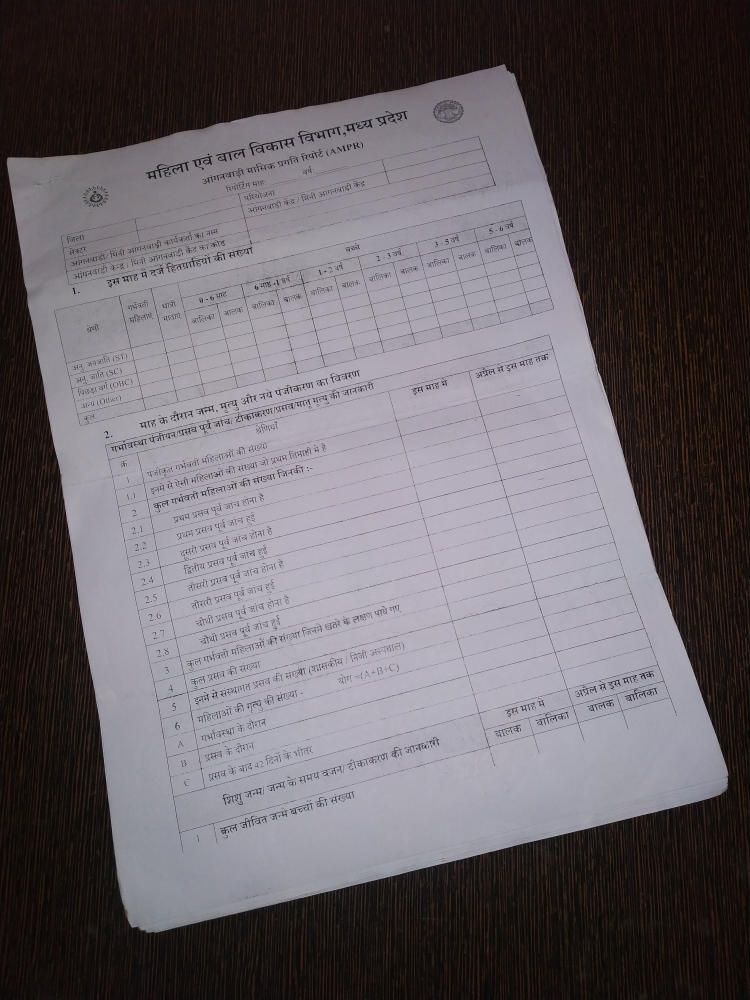
#> input picture img/1.jpg, 3000 x 4000 px (shown at 1/4 size)
$ python page_selection.py --input_image img/1.jpg
#> lines starting #> are read from the running program, lines starting #| are printed output that depends on the picture; after the words box and inside, x2 and y2 are one past the last pixel; in counts of white or black regions, pixels touching at a corner belong together
### pagecontour.py
import numpy as np
import cv2


def resize(img, height=800):
    # Resize image to given height (to speed up process)
    rat = height / img.shape[0]
    return cv2.resize(img, (int(rat * img.shape[1]), height))

def fourCornersSort(pts):
    # Sort corners: top-left,top-right,bot-right, bot-left

    # Difference and sum of x and y value
    diff = np.diff(pts, axis=1)
    summ = pts.sum(axis=1)

    # Top-left point has smallest sum...
    # np.argmin() returns INDEX of min
    return np.array([pts[np.argmin(summ)],
                     pts[np.argmin(diff)],
                     pts[np.argmax(summ)],
                    pts[np.argmax(diff)] ])

def contourOffset(cnt, offset):
    # Offset contour, by 5px border

    # Matrix addition
    cnt += offset

    # if value < 0 => replace it by 0
    cnt[cnt < 0] = 0
    return cnt


def pagecontour(input_image):

    # Load image and convert it from BGR to RGB
    image = cv2.cvtColor(input_image, cv2.COLOR_BGR2RGB)

    # Resize and convert to grayscale
    img = cv2.cvtColor(resize(image), cv2.COLOR_BGR2GRAY)

    # Bilateral filter to preserve edges
    img = cv2.bilateralFilter(img, 9, 75, 75)

    # Create black and white image based on adaptive threshold
    img = cv2.adaptiveThreshold(img, 255, cv2.ADAPTIVE_THRESH_GAUSSIAN_C, cv2.THRESH_BINARY, 115, 4)

    # blurring to clear small details
    img = cv2.medianBlur(img, 11)

    # Add black border in case that page is touching an image border
    img = cv2.copyMakeBorder(img, 5, 5, 5, 5, cv2.BORDER_CONSTANT, value=[0, 0, 0])

    edges = cv2.Canny(img, 200, 250)


    # Getting contours
    contours, hierarchy = cv2.findContours(edges, cv2.RETR_TREE, cv2.CHAIN_APPROX_SIMPLE)

    # Finding contour of biggest rectangle
    # Otherwise return corners of original image

    height = edges.shape[0]
    width = edges.shape[1]
    MAX_COUNTOUR_AREA = (width - 10) * (height - 10) # 5px border considered

    # Page fill at least half of image, then saving max area found
    maxAreaFound = MAX_COUNTOUR_AREA * 0.5

    # Saving page contour
    pageContour = np.array([[[5, 5]], [[5, height-5]], [[width-5, height-5]], [[width-5, 5]]])

    # Go through all contours
    for cnt in contours:
        # Simplify contour
        perimeter = cv2.arcLength(cnt, True)
        approx = cv2.approxPolyDP(cnt, 0.03 * perimeter, True)

        # Page has 4 corners and it is convex
        # Page area must be bigger than maxAreaFound
        if (len(approx) == 4 and
                cv2.isContourConvex(approx) and
                maxAreaFound < cv2.contourArea(approx) < MAX_COUNTOUR_AREA):

            maxAreaFound = cv2.contourArea(approx)
            pageContour = approx


    # Sort and offset corners
    pageContour = fourCornersSort(pageContour[:, 0])
    pageContour = contourOffset(pageContour, (-5, -5))
    sPoints = pageContour.dot(image.shape[0] / 800)
    return sPoints.astype(int)

### page_selection.py
import os
import argparse
import numpy as np
import cv2
from pagecontour import pagecontour


class quadrilateral:

    """
            c0    mp0   c1
                *----*----*
                -----------
            mp3 *---------* mp1
                -----------
                *----*----*
            c3    mp2   c2

    """

    def __init__(self,pagecontourpoints, r=5, border_color=(255, 0, 0),
                  corner_color=(0, 0, 255)):
        # Initialize the contours
        self.contours = np.array([[pagecontourpoints[0,0] + r, pagecontourpoints[0,1] + r], # c1
                               [pagecontourpoints[1,0] + r, pagecontourpoints[1,1] - r],    # c2
                               [pagecontourpoints[2,0] - r, pagecontourpoints[2,1] - r],    # c3
                               [pagecontourpoints[3,0] - r, pagecontourpoints[3,1] + r]])   # c4


        # get mp1,mp2,mp3 and mp4
        self.middlepoints=self.get_middlepoints()

        # get slope of edges
        self.slope = np.array([((self.contours[(i+1)%4,1]-self.contours[i,1])/(self.contours[(i+1)%4,0]-self.contours[i,0]))
                            for i in range(len(self.contours))]).astype("float32")


        # Initialize the radius of the corners
        self.r = r
        # Initialize the colors of the quadrilateral

        self.border_color = border_color
        self.corner_color = corner_color

    def get_middlepoints(self):
        return np.array([((self.contours[i,0]+self.contours[(i+1)%4,0])//2,
                                (self.contours[i,1]+self.contours[(i+1)%4,1])//2)
                                for i in range(len(self.contours))]).astype("int")

    # [73 lines left out: functions get_corner_index, get_middlepoint_index, update_corner_and_middlepoint, not called in this run]


class Scanner():

    def __init__(self, input_path, output_path):
#> called with input_path = 'img/1.jpg', output_path = 'img/1_scanned.jpg'
        self.input = cv2.imread(input_path)
#> self.input is the input picture: shape (4000, 3000, 3); mean B, G, R 101.8, 97.1, 102.8
        self.shape = self.input.shape[:-1] #height*width
#> self.shape = (4000, 3000)
        self.size = tuple(list(self.shape)[::-1])
#> self.size = (3000, 4000)
        self.output_path = output_path
        self.pagecontourpoints=pagecontour(self.input)
#> in resize, `return cv2.resize(img, (int(rat * img.shape[1]), height))`:
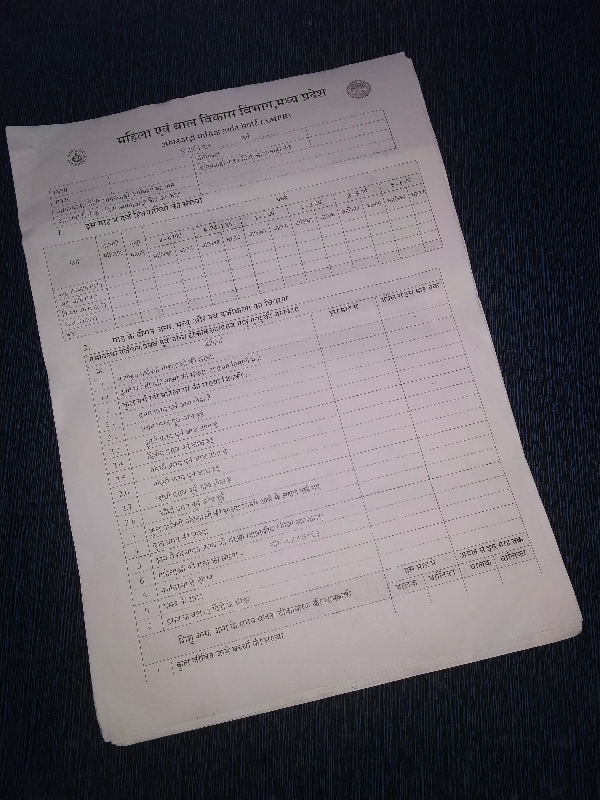
#> returned value: shape (800, 600, 3); mean of channels 0, 1, 2 102.8, 97.1, 101.8; drawn as B, G, R
#> in pagecontour, `img = cv2.adaptiveThreshold(img, 255, cv2.ADAPTIVE_THRESH_GAUSSIAN_C, ..`:
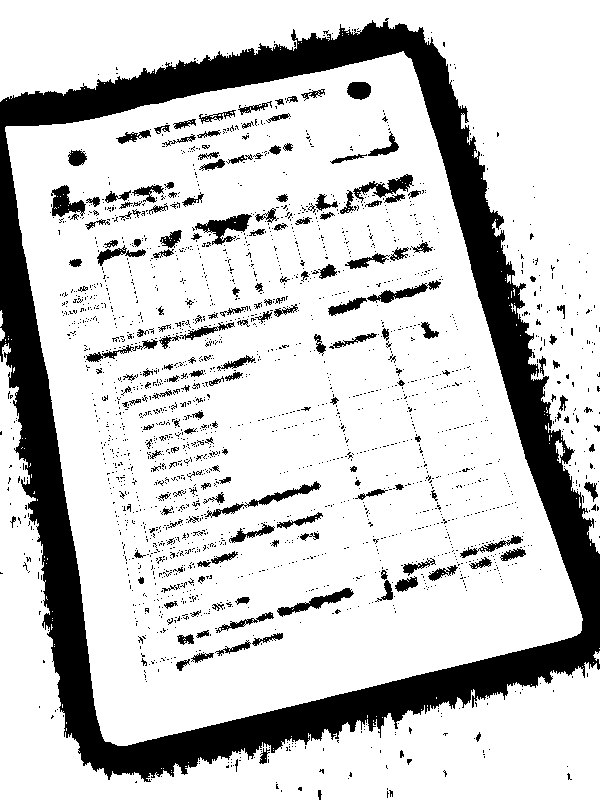
#> img: shape (800, 600); 80.3% white; 2253 black regions (2060 under 20 px), largest, box (x1, y1, x2, y2) and area: (0, 18, 600, 782) 71434, (195, 214, 252, 245) 726, (205, 481, 321, 518) 652
#> in pagecontour, `img = cv2.medianBlur(img, 11)`:
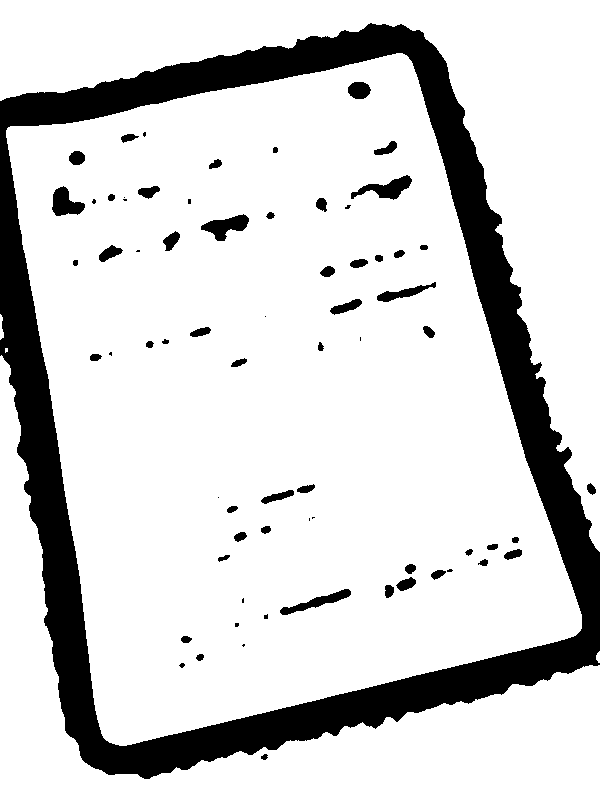
#> img: shape (800, 600); 83.5% white; 70 black regions (18 under 20 px), largest, box (x1, y1, x2, y2) and area: (0, 23, 600, 779) 71840, (351, 175, 412, 200) 662, (201, 214, 249, 241) 652
#> in pagecontour, `img = cv2.copyMakeBorder(img, 5, 5, 5, 5, cv2.BORDER_CONSTANT, value=[..`:
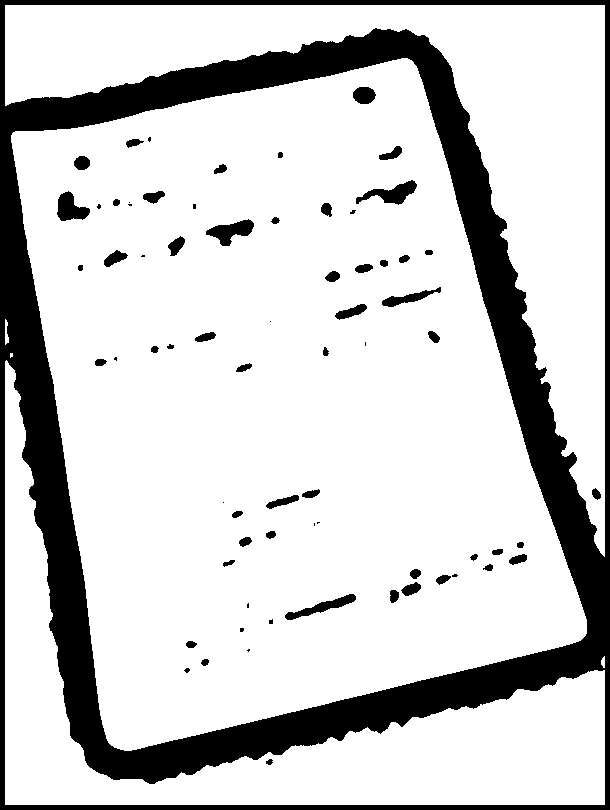
#> img: shape (810, 610); 81.1% white; 70 black regions (18 under 20 px), largest, box (x1, y1, x2, y2) and area: (0, 0, 610, 810) 85940, (356, 180, 417, 205) 662, (206, 219, 254, 246) 652
#> in pagecontour, `edges = cv2.Canny(img, 200, 250)`:
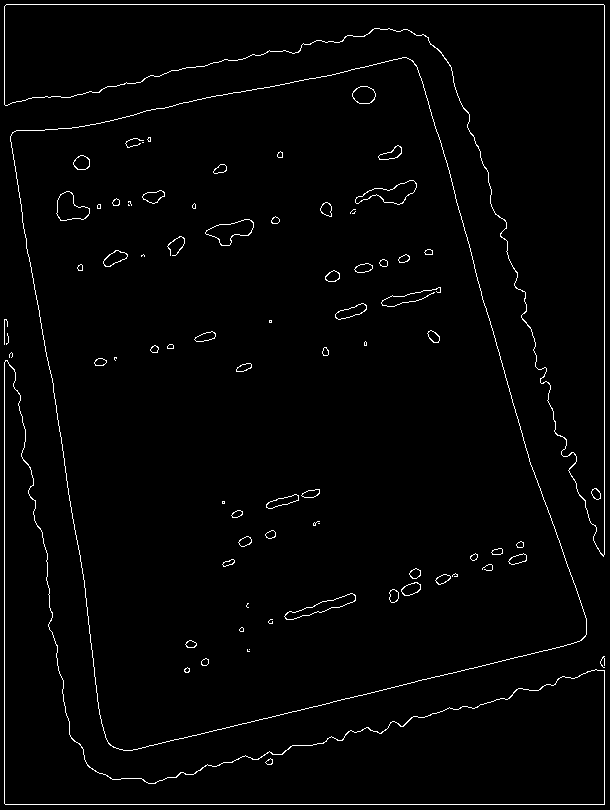
#> edges: shape (810, 610); 1.9% white in thin lines or dots
#> in pagecontour, `contours, hierarchy = cv2.findContours(edges, cv2.RETR_TREE, cv2.CHAIN..`: contours = 137 contours, 39 with area under 20; largest, box (x1, y1, x2, y2) and area: (10, 57, 587, 751) 277087, (10, 57, 587, 751) 277075, (4, 4, 605, 557) 74878, (4, 4, 605, 556) 74772, (4, 360, 605, 805) 56174
#> the loop in pagecontour, `for cnt in contours:` made 137 passes
#> (perimeter, maxAreaFound, pageContour) on pass 9: (2260.3, 271677, [[406, 57], [10, 136], [113, 747], [586, 634]])
#> perimeter on passes 1 to 6: 47.21, 2250.7, 2247.8, 21.31, 20.14, 23.31
#> after the loop in pagecontour, `for cnt in contours:`: maxAreaFound = 271677
#> in fourCornersSort, `diff = np.diff(pts, axis=1)`: diff = [-349, 126, 634, 48]
#> in fourCornersSort, `summ = pts.sum(axis=1)`: summ = [463, 146, 860, 1220]
#> in pagecontour, `pageContour = fourCornersSort(pageContour[:, 0])`: pageContour = [[10, 136], [406, 57], [586, 634], [113, 747]]
#> in contourOffset, `cnt += offset`: cnt = [[5, 131], [401, 52], [581, 629], [108, 742]]
#> in pagecontour, `sPoints = pageContour.dot(image.shape[0] / 800)`: sPoints = [[25, 655], [2005, 260], [2905, 3145], [540, 3710]]
#> self.pagecontourpoints has the same summary as sPoints in pagecontour

        # create a quadrilateral to drag and drop and its perspective matrix
        self.M = None
        self.quadrilateral = quadrilateral(self.pagecontourpoints,

                                r=min(self.shape) // 100 ,
                                border_color=(255, 0,0 ),
                                corner_color=(0, 0,255))
#> in __init__, `self.contours = np.array([[pagecontourpoints[0,0] + r, pagecontourpoin..`: self.contours = [[55, 685], [2035, 230], [2875, 3115], [510, 3740]]
#> in __init__, `self.middlepoints=self.get_middlepoints()`: self.middlepoints = [[1045, 457], [2455, 1672], [1692, 3427], [282, 2212]]
#> in __init__, `self.slope = np.array([((self.contours[(i+1)%4,1]-self.contours[i,1])/..`: self.slope = [-0.23, 3.43, -0.264, 6.71]

        # Initialize the opencv window
        cv2.namedWindow('Rendering', cv2.WINDOW_NORMAL)
        cv2.setMouseCallback('Rendering', self.drag_and_drop_border)

        # to remember wich border is dragged if exists
        self.corner_dragged = None
        self.middlepoint_dragged = None


    def draw_quadrilateral(self, img):
        # draw the contours of the quadrilateral
        cv2.drawContours(img, [self.quadrilateral.contours], -1,
                       self.quadrilateral.border_color, self.quadrilateral.r//3)

        # Draw the corner of the quadrilateral as circles
        for x, y in self.quadrilateral.contours:
            cv2.circle(img, (x, y), self.quadrilateral.r,
                      self.quadrilateral.corner_color, cv2.FILLED)

        # Draw the middlepoints of the quadrilateral as circles
        for x, y in self.quadrilateral.middlepoints:
            cv2.circle(img, (x, y), self.quadrilateral.r,
                      self.quadrilateral.corner_color, cv2.FILLED)

        return img


    # [21 lines left out: function drag_and_drop_border, not called in this run]


    def actualize_perspective_matrices(self):
        # get the source points (quadrilateral)
        src_pts = self.quadrilateral.contours.astype(np.float32)

        # set the destination points to have the perspective output image
        w, h = self.shape
        dst_pts = np.array([[0, 0],
                          [h-1, 0],
                          [h - 1,  w- 1],
                          [0, w-1]], dtype="float32")

        # compute the perspective transform matrices
        self.M = cv2.getPerspectiveTransform(src_pts, dst_pts)


    def run(self):
        while True:


            # draw current state of the quadrilateral
            img_input = self.draw_quadrilateral(self.input.copy())
#> the loop in draw_quadrilateral, `for x, y in self.quadrilateral.contours:` made 4 passes
#> the loop in draw_quadrilateral, `for x, y in self.quadrilateral.middlepoints:` made 4 passes
            # Display until the 'Enter' key is pressed
            cv2.imshow('Rendering', img_input)
            if cv2.waitKey(1) & 0xFF == 13:
#> (key Esc is pressed here)
                break

        self.actualize_perspective_matrices()
#> in actualize_perspective_matrices, `src_pts = self.quadrilateral.contours.astype(np.float32)`: src_pts has the same summary as self.contours in __init__
#> in actualize_perspective_matrices, `self.M = cv2.getPerspectiveTransform(src_pts, dst_pts)`: self.M = [[1.5, -0.224, 70.63], [0.368, 1.6, -1115.8], [4.68e-06, 6.99e-05, 1]]
        # get the output image according to the perspective transformation
        img_output = cv2.warpPerspective(self.input, self.M, self.size)
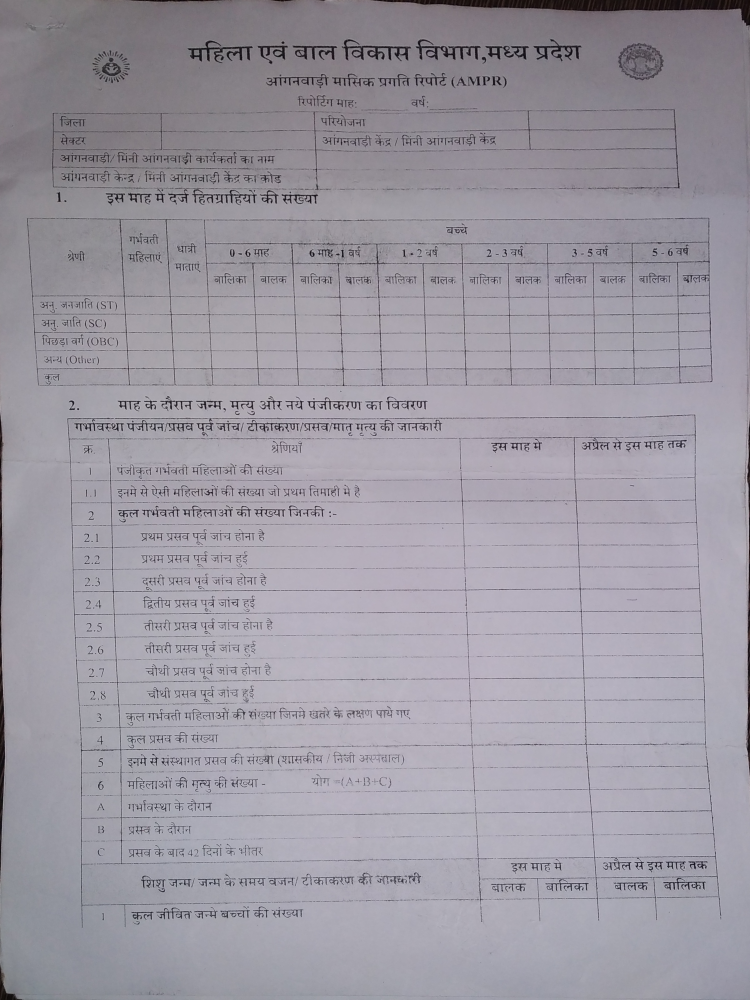
#> img_output: shape (4000, 3000, 3) (shown at 1/4 size); mean B, G, R 163, 153, 157
        # Save the image and exit the process
        cv2.imwrite(self.output_path,img_output)
        cv2.destroyAllWindows()


if __name__ == "__main__":
    parser=argparse.ArgumentParser(description="Paper Page Detector and selector ")
    parser.add_argument("-in","--input_image",type=str,help="Input image :- .../image_name.format")
    parser.add_argument("-out","--output_path",type=str,help="Output image path:- .../desired_image_name.desired_format ",default=None)

    args = parser.parse_args()

    if args.input_image is None:
        print("No image specified")

    elif not os.path.exists(args.input_image):
        print('The input image specified path does not exists')

    else:
        if args.output_path is None:
           path,img_format=args.input_image.split(".")
           outpath= path+"_scanned."+img_format
        else:
            outpath=args.output_path

        scanner = Scanner(args.input_image, outpath)
        scanner.run()
